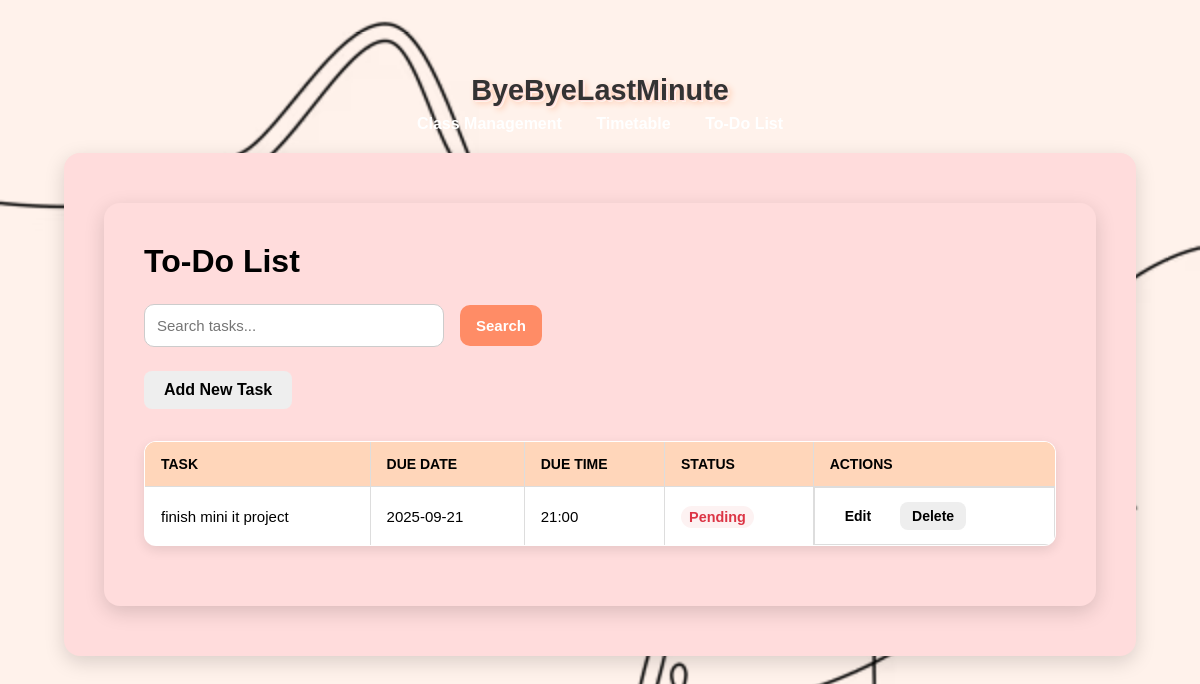
The app's page /todos, older data.
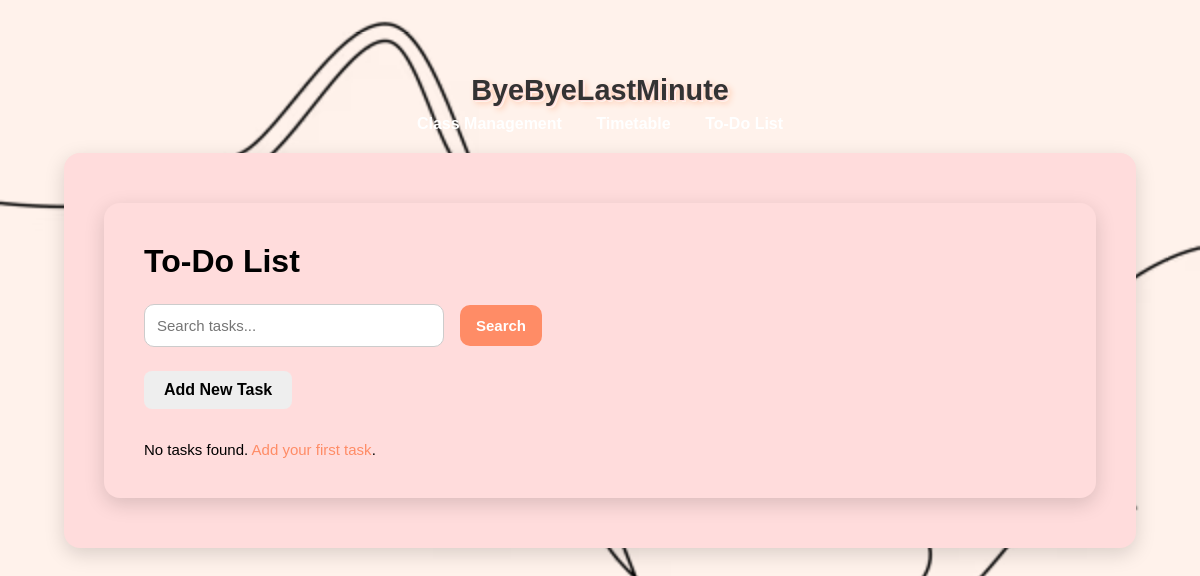
The same page, newer data.
### tables this page shows
CREATE TABLE todos (
                id INTEGER PRIMARY KEY AUTOINCREMENT,
                task TEXT NOT NULL,
                due_date TEXT NOT NULL,
                is_done INTEGER DEFAULT 0
            , due_time TEXT);

### app.py (the view)
@app.route("/todos")
def todos():
    search_query = request.args.get("q", "").strip()
    if search_query:
        with get_db_connection() as conn:
            rows = conn.execute(
                "SELECT * FROM todos WHERE task LIKE ? ORDER BY due_date",
                (f"%{search_query}%",)
            ).fetchall()
            todos_filtered = [Todo(**dict(r)) for r in rows]
        return render_template("todos.html", todos=todos_filtered, search_query=search_query)
    else:
        all_todos = Todo.all()
        return render_template("todos.html", todos=all_todos)

### app.py (called while the page is built)
@app.context_processor
def inject_vapid_key():
    return dict(VAPID_PUBLIC_KEY=VAPID_PUBLIC_KEY)

### models.py (called while the page is built)
def get_db_connection():
    conn = sqlite3.connect(DB_NAME, timeout=10)
    conn.row_factory = sqlite3.Row
    return conn

    @staticmethod
    def all():
        with get_db_connection() as conn:
            rows = conn.execute("SELECT * FROM todos ORDER BY due_date, due_time").fetchall()
            return [Todo(**dict(r)) for r in rows]

### templates/todos.html (shortened to what this page needs)
{% extends "base.html" %}
{% block content %}
<main class="container">
  <h1>To-Do List</h1>
  <form method="GET" class="search-form">
    <input type="text" name="q" placeholder="Search tasks..." class="search-input" value="{{ search_query or '' }}">
    <button type="submit" class="button primary">Search</button>
  </form>
  <div class="actions">
    <a href="{{ url_for('add_todo') }}" class="button secondary">Add New Task</a>
  </div>
  {% if todos %}
  <table class="styled-table">
    <thead>
      <tr>
        <th>Task</th>
        <th>Due Date</th>
        <th>Due Time</th>
        <th>Status</th>
        <th>Actions</th>
      </tr>
    </thead>
    <tbody>
      {% for todo in todos %}
      <tr class="{% if todo.is_done %}done{% endif %}">
        <td>{{ todo.task }}</td>
        <td>{{ todo.due_date }}</td>
        <td>{{ todo.due_time or '—' }}</td>
        <td>
          {% if todo.is_done %}
            <span class="status-done">Done</span>
          {% else %}
            <span class="status-pending">Pending</span>
          {% endif %}
        </td>
        <td class="action-buttons">
          <a href="{{ url_for('edit_todo', todo_id=todo.id) }}" class="button small">Edit</a>
          <form method="POST" action="{{ url_for('delete_todo', todo_id=todo.id) }}"
                onsubmit="return confirm('Are you sure you want to delete this task?');"
                style="display:inline-block; margin-left:5px;">
            <button type="submit" class="button small secondary">Delete</button>
          </form>
        </td>
      </tr>
      {% endfor %}
    </tbody>
  </table>
  {% else %}
  <p class="empty-message">No tasks found. <a href="{{ url_for('add_todo') }}">Add your first task</a>.</p>
  {% endif %}
</main>
{% endblock %}

### templates/base.html (shortened to what this page needs)
<!DOCTYPE html>
<html lang="en">
<head>
  <link rel="stylesheet" href="{{ url_for('static', filename='style.css') }}">
</head>
<body>
  <header class="site-header">
    <h1>ByeByeLastMinute</h1>
    <nav class="navbar">
      <a href="{{ url_for('index') }}">Class Management</a>
      <a href="{{ url_for('timetable') }}">Timetable</a>
      <a href="{{ url_for('todos') }}">To-Do List</a>
    </nav>
  </header>
  <main class="container">
    {% block content %}{% endblock %}
  </main>
</body>
</html>

### static/style.css (style rules this page uses)
* { margin: 0; padding: 0; box-sizing: border-box; }
html, body { height: 100%; font-family: Arial, sans-serif; background-color: #FFF2EB; background-image: url("Dashboard Background Image.jpg"), url("Dashboard Background Image.avif"); background-repeat: no-repeat; background-size: cover; background-position: center; background-attachment: fixed; color: #000; padding: 2rem; }
.container { max-width: 1100px; width: 100%; margin: 10px auto; padding: 2.5rem; background: #FFDCDC; border-radius: 16px; box-shadow: 0 6px 20px rgba(0,0,0,0.15); }
h1, h2 { margin-bottom: 1rem; color: #000; }
form { display: grid; gap: 1.5rem; }
input, select, textarea { padding: 12px 14px; border-radius: 10px; border: 1px solid #ccc; background: #fff; font-size: 15px; transition: border-color 0.3s; }
.actions { grid-column: span 2; display: flex; gap: 1rem; margin-top: 0.5rem; }
button { padding: 0.7rem 1.4rem; border-radius: 8px; border: none; font-weight: 600; cursor: pointer; transition: background 0.3s; }
button[type="submit"] { background: #ff8c66; color: #fff; }
.search-form { display: flex; gap: 1rem; margin-bottom: 1.5rem; align-items: center; }
.search-form input { flex: 1; max-width: 300px; }
.actions { margin-bottom: 1.5rem; }
.button { display: inline-block; padding: 0.7rem 1.4rem; border-radius: 8px; border: none; font-weight: 600; cursor: pointer; transition: background 0.3s; text-decoration: none; text-align: center; }
.button.secondary { background: #eee; color: #000; }
.site-header h1 { font-size: 3rem; font-weight: bold; text-align: center; margin: 10px auto; color: #333333; text-shadow: 1px 1px 0 #FFDCDC, 2px 2px 0 #FFF2EB, 3px 3px 6px #ffc2a1; }
.site-header { color: #fff; padding: 10px; text-align: center; }
.site-header h1 { margin: 0; font-size: 1.8rem; }
.navbar { margin-top: 8px; }
.navbar a { color: #fff; margin: 0 15px; text-decoration: none; font-weight: bold; }
.container { background: #FFDCDC; border-radius: 16px; box-shadow: 0 6px 20px rgba(0,0,0,0.15); padding: 2.5rem; margin: 10px auto; max-width: 1100px; }
.container h1 { color: #000; margin-bottom: 1.5rem; text-align: left; font-size: 2rem; font-weight: bold; }
.actions { display: flex; justify-content: flex-start; gap: 1rem; margin-bottom: 2rem; flex-wrap: wrap; }
.search-form input { padding: 12px; border-radius: 10px; border: 1px solid #ccc; background: #fff; font-size: 15px; width: 280px; }
.button { padding: 10px 20px; border: none; border-radius: 8px; font-weight: 600; cursor: pointer; text-decoration: none; transition: background 0.3s; color: #000; display: inline-block; }
.button.primary { background-color: #ff8c66; color: white; }
.button.secondary { background-color: #eee; color: #000; }
.empty-message { text-align: left; color: #000; font-style: normal; margin-top: 1.5rem; font-size: 15px; }
.empty-message a { color: #ff8c66; text-decoration: none; }
.search-form button { padding: 12px 16px; border-radius: 10px; font-size: 15px; border: none; cursor: pointer; transition: background 0.3s; text-align: center; }
.search-form button.primary { background-color: #ff8c66; color: #fff; }

Row changes from the older to the newer data that the page shows:
removed todos: task "finish mini it project", due_date "2025-09-21", due_time "21:00", is_done "Pending"
Text that changed along with them:
text no longer shown: "TASK DUE DATE DUE TIME STATUS ACTIONS"
text now shown: "No tasks found. Add your first task ."
